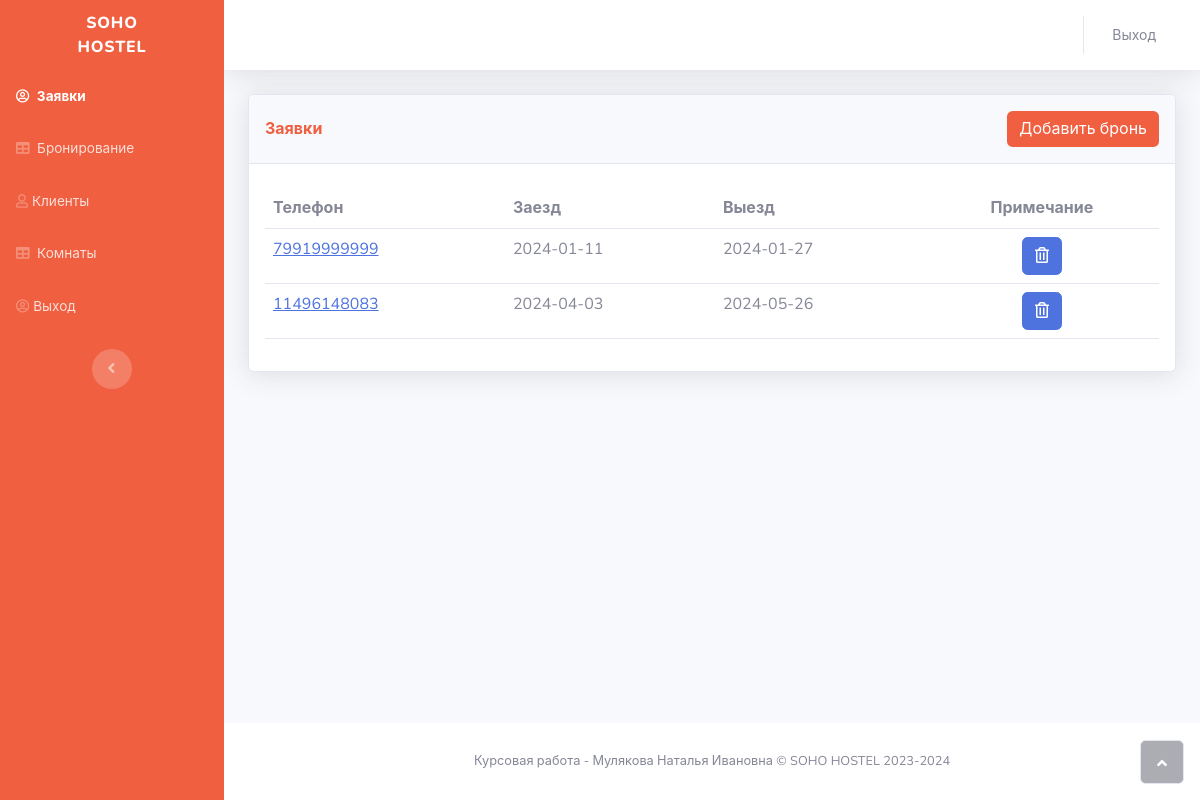
/curs/admin/applications.php (signed in), run on the app's committed database.
### tables this page shows
CREATE TABLE `applications` (
  `id` int NOT NULL,
  `phone` varchar(12) NOT NULL,
  `check_in_date` date NOT NULL,
  `check_out_date` date NOT NULL
);

### curs/admin/applications.php (the view, shortened to what this page needs)
<!DOCTYPE html>
<html lang="en">
<head>
    <link rel="stylesheet" href="assets/bootstrap/css/bootstrap.min.css">
    <link rel="stylesheet" href="assets/fonts/fontawesome-all.min.css">
</head>
<body id="page-top">
    <div id="wrapper">
        <nav class="navbar navbar-dark align-items-start sidebar sidebar-dark accordion bg-gradient-primary p-0"
            style="background: rgb(240,95,64);">
            <div class="container-fluid d-flex flex-column p-0"><a
                    class="navbar-brand d-flex justify-content-center align-items-center sidebar-brand m-0"
                    href="/index.php" style="padding: 0px;width: 125px;">
                    <div class="sidebar-brand-text mx-3"><span>SOHO<br>HOSTEL</span></div>
                </a>
                <ul class="navbar-nav text-light" id="accordionSidebar">
                    <li class="nav-item">
                        <a class="nav-link active" href="applications.php">
                            <i class="far fa-user-circle"></i>
                            <span>Заявки</span>
                        </a>
                    </li>
                    <li class="nav-item">
                        <a class="nav-link" href="bookings.php">
                            <i class="fas fa-table"></i>
                            <span>Бронирование</span>
                        </a>
                    </li>
                    <li class="nav-item">
                        <a class="nav-link" href="clients.html"><i class="far fa-user"></i><span>Клиенты</span></a>
                    </li>
                    <li class="nav-item">
                        <a class="nav-link" href="rooms.php">
                            <i class="fas fa-table"></i>
                            <span>Комнаты</span>
                        </a>
                    </li>
                    <li class="nav-item"><a class="nav-link" href="../php/auth/user/logout.php"><i
                                class="far fa-user-circle"></i><span>Выход</span></a></li>
                </ul>
                <div class="text-center d-none d-md-inline"><button class="btn rounded-circle border-0"
                        id="sidebarToggle" type="button"></button></div>
            </div>
        </nav>
        <div class="d-flex flex-column" id="content-wrapper">
            <div id="content">
                <nav class="navbar navbar-light navbar-expand bg-white shadow mb-4 topbar static-top">
                    <div class="container-fluid">
                        <ul class="navbar-nav flex-nowrap ms-auto">
                            <li class="nav-item dropdown no-arrow">
                                <div class="nav-item dropdown no-arrow"><a class="dropdown-toggle nav-link"
                                        aria-expanded="false" data-bs-toggle="dropdown" href="/index.html"><span
                                            class="d-none d-lg-inline me-2 text-gray-600 small">Выход</span></a>
                                </div>
                            </li>
                        </ul>
                    </div>
                </nav>
                <div class="container-fluid">
                    <div class="card shadow">
                        <div class="card-header d-xl-flex justify-content-between align-items-xl-center py-3">
                            <p class="text-primary m-0 fw-bold" style="color: rgb(240,95,64)!important;">Заявки</p>
                            <button class="btn btn-primary d-xl-flex justify-content-xl-end" type="button"
                                style="background: rgb(240,95,64);border-width: 0px;" data-bs-toggle="modal"
                                data-bs-target="#modal-1">Добавить бронь</button>
                        </div>
                        <div class="card-body">
                            <div class="table-responsive table mt-2" id="dataTable" role="grid"
                                aria-describedby="dataTable_info">
                                <table class="table my-0" id="dataTable">
                                    <thead>
                                        <tr>
                                            <th>Телефон</th>
                                            <th>Заезд</th>
                                            <th>Выезд</th>
                                            <th class="text-center">Примечание</th>
                                        </tr>
                                    </thead>
                                    <tbody>
                                        <?php
                                        require_once '../php/connect/connect.php';
                                        $sql = 'SELECT * FROM applications ORDER BY id DESC';
                                        $result = mysqli_query($conn, $sql);
                                        if (mysqli_num_rows($result) > 0) {
                                            while ($row = mysqli_fetch_assoc($result)) {
                                                echo "
                                                                                            <tr>
                                                                                            <td><a href='tel:" .
                                                    $row['phone'] .
                                                    "'>" .
                                                    $row['phone'] .
                                                    "</a></td>
                                                                                            <td>" .
                                                    $row['check_in_date'] .
                                                    "</td>
                                                                                            <td>" .
                                                    $row['check_out_date'] .
                                                    "</td>
                                                                                            <td style='text-align: center;'>
                                                                                            <button type='button' name='delete' id='" .
                                                    $row['id'] .
                                                    "' class='delete btn btn-primary'><i class='far fa-trash-alt'></i></button>
                                                                                            </td>
                                                                                            </tr>
                                                                                        ";
                                            }
                                        }
                                        ?>
                                    </tbody>
                                </table>
                            </div>
                        </div>
                    </div>
                </div>
            </div>
            <footer class="bg-white sticky-footer">
                <div class="container my-auto">
                    <div class="text-center my-auto copyright"><span>Курсовая работа - Мулякова Наталья Ивановна © SOHO
                            HOSTEL 2023-2024</span></div>
                </div>
            </footer>
        </div><a class="border rounded d-inline scroll-to-top" href="#page-top"><i class="fas fa-angle-up"></i></a>
    </div>
</body>
</html>

### data on the page
applications: phone "79919999999", check_in_date "2024-01-11", check_out_date "2024-01-27"
applications: phone "11496148083", check_in_date "2024-04-03", check_out_date "2024-05-26"
